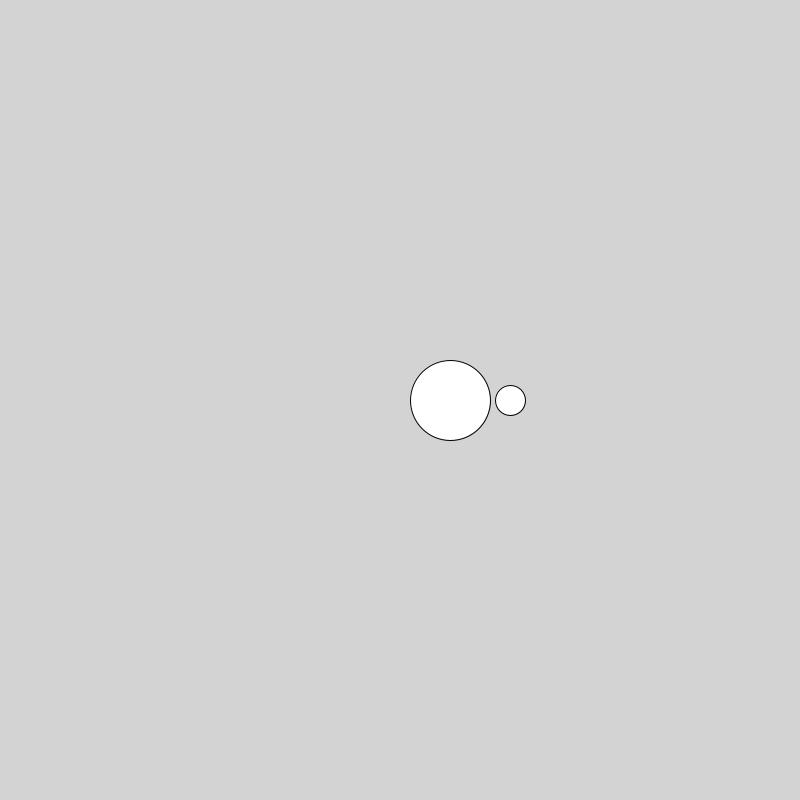
Frame 1 (no input)
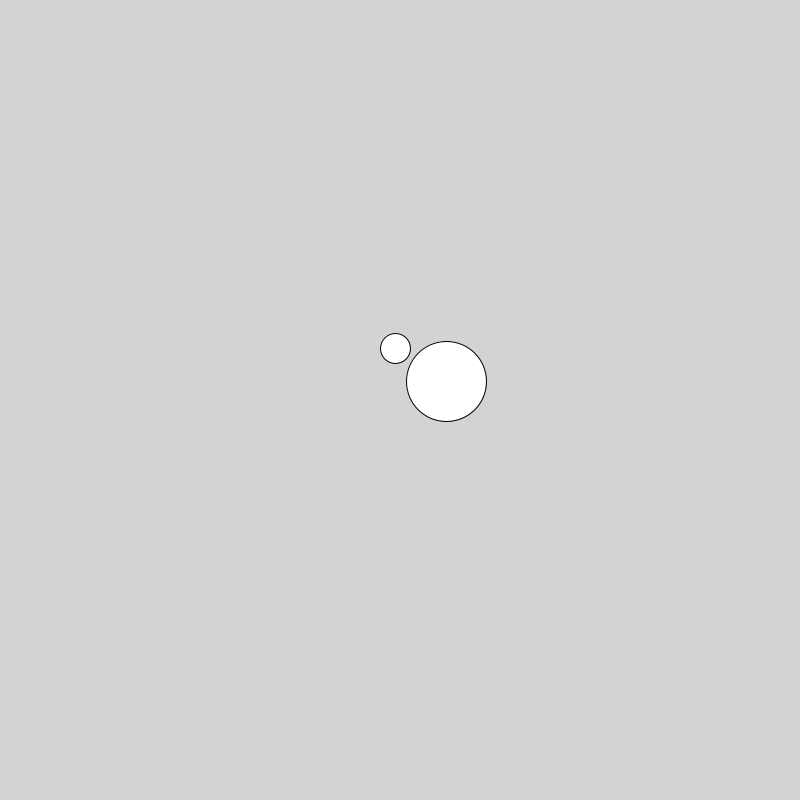
Frame 60 (the mouse pressed at the canvas centre just before this capture)
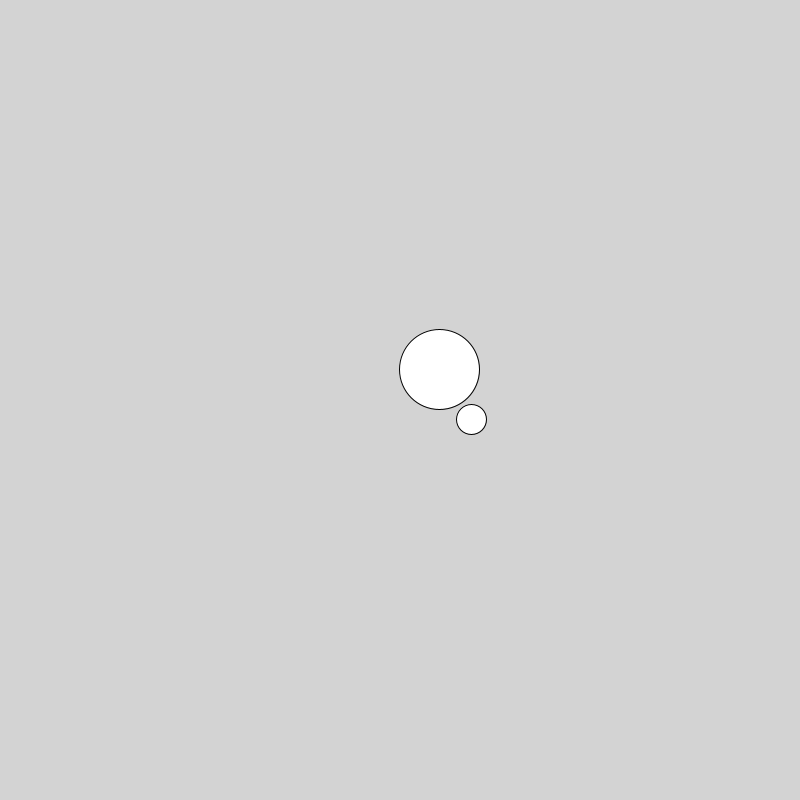
Frame 120 (the mouse held since frame 60 and released just before this capture)

The Processing sketch that drew these frames (run headless with seeded random() and noise(); from frame 60 on, the mouse is pressed at the canvas centre):

// Processing sketch: sketch_121114c
// ── sketch_121114c.pde
float SPEED = 0.01; //global speed
float counter = 0.0; //keep global for all planets to use
Planet testPlanet = new Planet(400, 400, 80,50, 10); //originx, originy, size, radius, speed
Satellite satellite = new Satellite(testPlanet, 30, 60, -15); //target, size, radius, speed

void setup(){
  size(800, 800);
}

void draw(){
  background(211);
  
  //update each planet
  testPlanet.update();
  testPlanet.display();
  
  satellite.update();
  satellite.display();
  counter += SPEED;
}

/* Planet Class */
class Planet{
  int x; //current position
  int y;
  int originx; //origin
  int originy;
  int size;
  int radius;
  float speed;
  
  Planet(){
    //default constructor. It seems like this is necessary to extend the class
  }
  
  Planet(int _originx, int _originy, int _size, int _radius, float _speed){
    originx = _originx;
    originy = _originy;
    radius = _radius;
    size = _size;
    speed = _speed;   
  } 
  
  void display(){
    ellipse(x,y, size, size);
  }
  
  void update(){
    //rotate around the origin
    x = int(originx + cos(counter * speed) * radius);
    y = int(originy + sin(counter * speed) * radius);
    
    //this is where a local counter should be updated with the local speed
  }

  int[] getPosition(){//use this function so the planets can get their positions
    int[] pos = new int[2];
    pos[0] = x;
    pos[1] = y;
    return pos; //return x, y in an array
  }  
}


/* Satellite class */
class Satellite extends Planet{
  Planet target;
 
 Satellite(Planet _target, int _size, int _radius, float _speed){
    radius = _radius;
    size = _size;
    speed = _speed;
    target= _target;   
  }  
 
 void update(){
   originx = target.getPosition()[0];
   originy = target.getPosition()[1];
   
    x = int(originx + cos(counter * speed) * radius);
    y = int(originy + sin(counter * speed) * radius);
 } 
}
